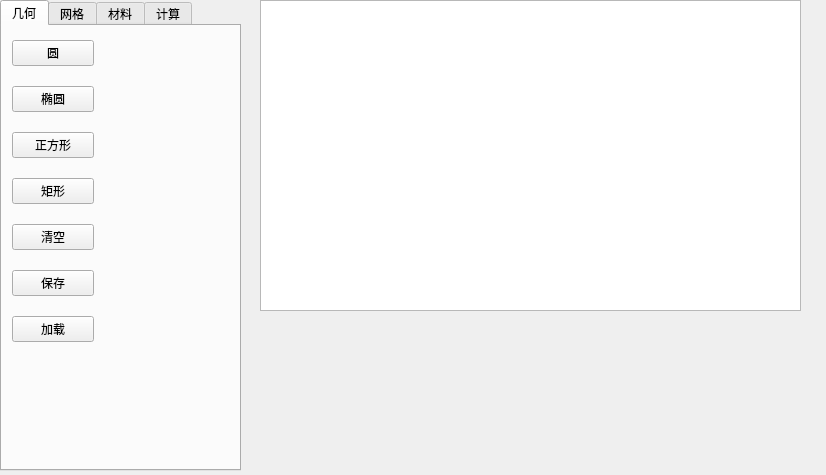
<?xml version="1.0" encoding="UTF-8"?>
<ui version="4.0">
 <class>MainWindow</class>
 <widget class="QMainWindow" name="MainWindow">
  <property name="geometry">
   <rect>
    <x>0</x>
    <y>0</y>
    <width>826</width>
    <height>475</height>
   </rect>
  </property>
  <property name="windowTitle">
   <string>MainWindow</string>
  </property>
  <property name="windowIcon">
   <iconset resource="res.qrc">
    <normaloff>:/icons/icons/main.ico</normaloff>
    <normalon>:/icons/icons/main.ico</normalon>:/icons/icons/main.ico</iconset>
  </property>
  <widget class="QWidget" name="centralwidget">
   <widget class="BQGraphicsView" name="graphicsView">
    <property name="geometry">
     <rect>
      <x>260</x>
      <y>0</y>
      <width>541</width>
      <height>311</height>
     </rect>
    </property>
   </widget>
   <widget class="QTabWidget" name="tabWidget">
    <property name="geometry">
     <rect>
      <x>0</x>
      <y>0</y>
      <width>241</width>
      <height>471</height>
     </rect>
    </property>
    <property name="currentIndex">
     <number>0</number>
    </property>
    <widget class="QWidget" name="tab1">
     <attribute name="title">
      <string>几何</string>
     </attribute>
     <widget class="QWidget" name="verticalLayoutWidget">
      <property name="geometry">
       <rect>
        <x>10</x>
        <y>0</y>
        <width>82</width>
        <height>331</height>
       </rect>
      </property>
      <layout class="QVBoxLayout" name="verticalLayout">
       <item>
        <widget class="QPushButton" name="circleBtn">
         <property name="text">
          <string>圆</string>
         </property>
        </widget>
       </item>
       <item>
        <widget class="QPushButton" name="ellipseBtn">
         <property name="text">
          <string>椭圆</string>
         </property>
        </widget>
       </item>
       <item>
        <widget class="QPushButton" name="squareBtn">
         <property name="text">
          <string>正方形</string>
         </property>
        </widget>
       </item>
       <item>
        <widget class="QPushButton" name="rectangleBtn">
         <property name="text">
          <string>矩形</string>
         </property>
        </widget>
       </item>
       <item>
        <widget class="QPushButton" name="clearBtn">
         <property name="text">
          <string>清空</string>
         </property>
        </widget>
       </item>
       <item>
        <widget class="QPushButton" name="saveBtn">
         <property name="text">
          <string>保存</string>
         </property>
        </widget>
       </item>
       <item>
        <widget class="QPushButton" name="loadBtn">
         <property name="text">
          <string>加载</string>
         </property>
        </widget>
       </item>
      </layout>
     </widget>
    </widget>
    <widget class="QWidget" name="tab2">
     <attribute name="title">
      <string>网格</string>
     </attribute>
    </widget>
    <widget class="QWidget" name="tab3">
     <attribute name="title">
      <string>材料</string>
     </attribute>
    </widget>
    <widget class="QWidget" name="tab4">
     <attribute name="title">
      <string>计算</string>
     </attribute>
    </widget>
   </widget>
  </widget>
 </widget>
 <customwidgets>
  <customwidget>
   <class>BQGraphicsView</class>
   <extends>QGraphicsView</extends>
   <header location="global">bqgraphicsview.h</header>
  </customwidget>
 </customwidgets>
 <resources>
  <include location="res.qrc"/>
 </resources>
 <connections/>
</ui>
